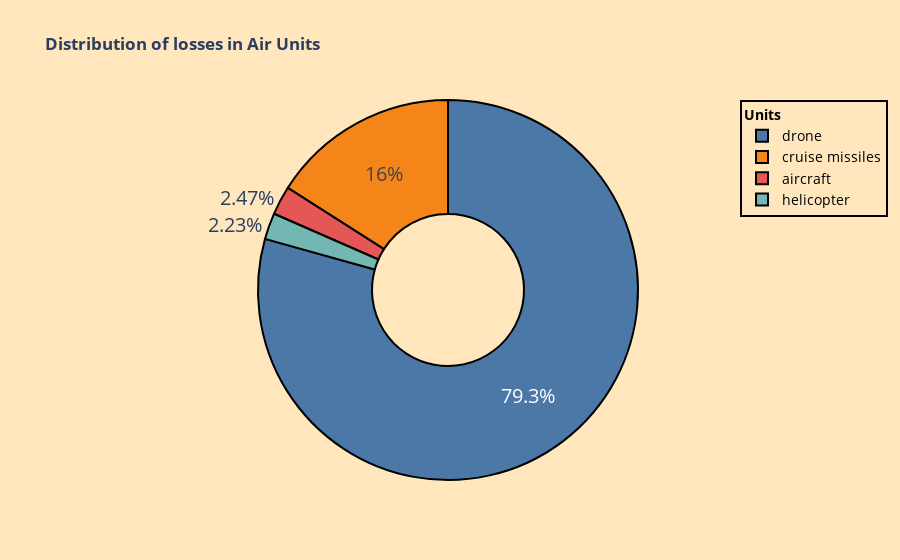

Write notebook code for a chart like this one.
### Markdown cell above
<div style="background-color: #8B0000; color: white; font-family: Arial, sans-serif; text-align: center; padding: 10px;">
    <h2>Air Units Destruction</h2>
</div>

### Code cell
# Filter data by type of unit.
filtered_data1 = cumulative_losses1[cumulative_losses1['unit_type'] == 'Air Units']

# Customize donut chart.
fig = px.pie(filtered_data1, values='unit_amount', names='unit', hole=0.4, title='<b>Distribution of losses in Air Units</b>', color_discrete_sequence=px.colors.qualitative.T10)

# Customize donut chart.
fig.update_traces(
    hoverinfo='label+percent',
    textfont_size=20,
    marker=dict(line=dict(color='#000000', width=2))
)

    
fig.update_layout(
paper_bgcolor='rgba(255, 230, 188, 1)',  
plot_bgcolor='rgba(255,255,255,1)',      
legend=dict(
    title=dict(
        text='<b style="display: block; text-align: center;">Units</b>',
        font=dict(size=14, color='black')
    ),
    font=dict(size=14, color='black'),
    bgcolor='rgba(255, 230, 188, 1)',  
    bordercolor='black',  
    borderwidth=2,  
    x=1,  
    y=1,  
    xanchor='left',  
    yanchor='top'  
),
    )

fig.show()

### Figure 1 — Plotly figure (JSON) as saved in the notebook; plotly's stock layout.template omitted (floating-point values rounded to 4 significant figures)
{"data": [{"domain": {"x": [0, 1], "y": [0, 1]}, "hole": 0.4, "hoverinfo": "label+percent", "hovertemplate": "unit=%{label}<br>unit_amount=%{value}<extra></extra>", "labels": ["drone", "cruise missiles", "aircraft", "helicopter"], "legendgroup": "", "marker": {"line": {"color": "#000000", "width": 2}}, "name": "", "showlegend": true, "textfont": {"size": 20}, "type": "pie", "values": [11584, 2331, 360, 326]}], "layout": {"legend": {"bgcolor": "rgba(255, 230, 188, 1)", "bordercolor": "black", "borderwidth": 2, "font": {"color": "black", "size": 14}, "title": {"font": {"color": "black", "size": 14}, "text": "<b style=\"display: block; text-align: center;\">Units</b>"}, "tracegroupgap": 0, "x": 1, "xanchor": "left", "y": 1, "yanchor": "top"}, "paper_bgcolor": "rgba(255, 230, 188, 1)", "piecolorway": ["#4C78A8", "#F58518", "#E45756", "#72B7B2", "#54A24B", "#EECA3B", "#B279A2", "#FF9DA6", "#9D755D", "#BAB0AC", "rgb(251,180,174)", "rgb(179,205,227)", "rgb(204,235,197)", "rgb(222,203,228)", "rgb(254,217,166)", "rgb(255,255,204)", "rgb(229,216,189)", "rgb(253,218,236)", "rgb(242,242,242)", "rgb(251,180,174)", "rgb(179,205,227)", "rgb(204,235,197)", "rgb(222,203,228)", "rgb(254,217,166)", "rgb(255,255,204)", "rgb(229,216,189)", "rgb(253,218,236)", "rgb(242,242,242)", "rgb(251,180,174)", "rgb(179,205,227)", "rgb(204,235,197)", "rgb(222,203,228)", "rgb(254,217,166)", "rgb(255,255,204)", "rgb(229,216,189)", "rgb(253,218,236)", "rgb(242,242,242)"], "plot_bgcolor": "rgba(255,255,255,1)", "title": {"text": "<b>Distribution of losses in Air Units</b>"}}}
